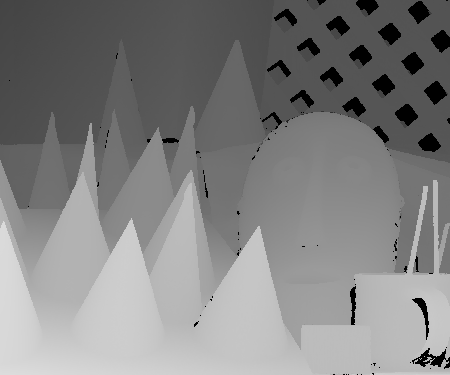
%> input picture modules/TestModule2/+utils/+imrender/+ojw/cones/disp2.pgm, 450 x 375 px
$ octave --eval "result = vrl_improcess(imread('../../TestModule2/+utils/+imrender/+ojw/cones/disp2.pgm'));"   (GNU Octave 9; MATLAB toolbox functions it lacks are replaced by stand-ins)
%> lines starting %> are read from the running program, lines starting %| are printed output that depends on the picture
### modules/TestModule2/vrl_tools/vrl_imsmooth.m
function I_smooth = vrl_imsmooth(I, filt_size, filt_var)
%> called with filt_size = 3, filt_var = 2

%% Function to Perform Gaussian Smoothing of an image
% uses the imfilter command from matlab
% Input Arguments:
% I - The image to be used
% filt_size - Filter Size to be used
% filt_var  - Filter Variance to be used

% Output Arguments:
% I_smooth - Smoothed Output Image

I = double(I);
S = fspecial('gauss', [filt_size filt_size], filt_var);
I_smooth = imfilter(I, S);
return;

### modules/PlanteomeSegmenter/vrl_tools/vrl_imgrad.m
function [Ix Iy grad_mag edge_indicator edge_canny] = vrl_imgrad(I)

%% Function to Perform Gaussian Smoothing Gradient of an Image
% uses the imfilter command from matlab
% Input Arguments:
% I - The image for which gradient is to be computed

% Output Arguments:
% I_x - X component of gradient
% I_y - Y component of gradient
% grad_mag - magnitude of the gradient
% edge_indicator - Edge Indicator for a GAC like function
% edge_canny   - Resulting Canny Edge Map with default thresholds


I = double(I);

% Smoothing the Image
I_smooth = vrl_imsmooth(I, 3, 2);

% Computing Image Gradients
[Ix Iy] = gradient(I_smooth);

% Gradient Magnitude
grad_mag = sqrt(Ix.^2 + Iy.^2);

% Computation of the Edge Indicator
edge_indicator = 1 ./ (1+grad_mag.^2);
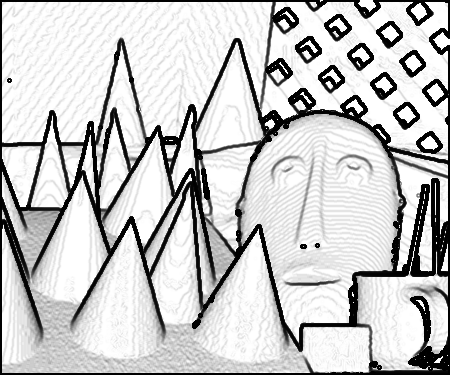
%> edge_indicator: size 375x450 double; min 0.000155, max 1, mean 0.784

% Canny Detector
edge_canny = edge(I_smooth,'canny');
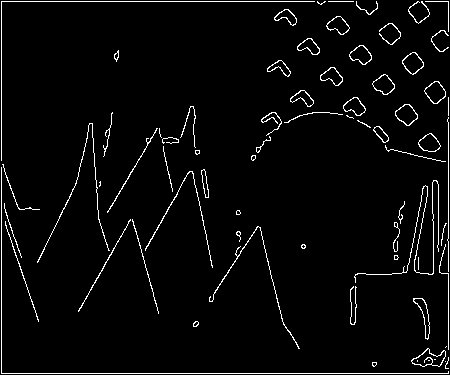
%> edge_canny: size 375x450 logical; 3.5% white in thin lines or dots

### modules/PlanteomeSegmenter/vrl_tools/kovesi_anisodiff.m
% ANISODIFF - Anisotropic diffusion.
%
% Usage:
%  diff = anisodiff(im, niter, kappa, lambda, option)
%
% Arguments:
%         im     - input image
%         niter  - number of iterations.
%         kappa  - conduction coefficient 20-100 ?
%         lambda - max value of .25 for stability
%         option - 1 Perona Malik diffusion equation No 1
%                  2 Perona Malik diffusion equation No 2
%
% Returns:
%         diff   - diffused image.
%
% kappa controls conduction as a function of gradient.  If kappa is low
% small intensity gradients are able to block conduction and hence diffusion
% across step edges.  A large value reduces the influence of intensity
% gradients on conduction.
%
% lambda controls speed of diffusion (you usually want it at a maximum of
% 0.25)
%
% Diffusion equation 1 favours high contrast edges over low contrast ones.
% Diffusion equation 2 favours wide regions over smaller ones.

% Reference:
% P. Perona and J. Malik.
% Scale-space and edge detection using ansotropic diffusion.
% IEEE Transactions on Pattern Analysis and Machine Intelligence,
% 12(7):629-639, July 1990.
%
% Peter Kovesi
% School of Computer Science & Software Engineering
% The University of Western Australia
% pk @ csse uwa edu au
% http://www.csse.uwa.edu.au
%
% June 2000  original version.
% March 2002 corrected diffusion eqn No 2.

function diff = kovesi_anisodiff(im, niter, kappa, lambda, option)
%> called with niter = 10, kappa = 20, lambda = 0.25, option = 1

if ndims(im)==3
  error('Anisodiff only operates on 2D grey-scale images');
end

im = double(im);
[rows,cols] = size(im);
%> rows = 375; cols = 450
diff = im;

for i = 1:niter
%  fprintf('\rIteration %d',i);

  % Construct diffl which is the same as diff but
  % has an extra padding of zeros around it.
  diffl = zeros(rows+2, cols+2);
  diffl(2:rows+1, 2:cols+1) = diff;

  % North, South, East and West differences
  deltaN = diffl(1:rows,2:cols+1)   - diff;
  deltaS = diffl(3:rows+2,2:cols+1) - diff;
  deltaE = diffl(2:rows+1,3:cols+2) - diff;
  deltaW = diffl(2:rows+1,1:cols)   - diff;

  % Conduction

  if option == 1
    cN = exp(-(deltaN/kappa).^2);
    cS = exp(-(deltaS/kappa).^2);
    cE = exp(-(deltaE/kappa).^2);
    cW = exp(-(deltaW/kappa).^2);
  elseif option == 2
    cN = 1./(1 + (deltaN/kappa).^2);
    cS = 1./(1 + (deltaS/kappa).^2);
    cE = 1./(1 + (deltaE/kappa).^2);
    cW = 1./(1 + (deltaW/kappa).^2);
  end

  diff = diff + lambda*(cN.*deltaN + cS.*deltaS + cE.*deltaE + cW.*deltaW);

%  Uncomment the following to see a progression of images
%  subplot(ceil(sqrt(niterations)),ceil(sqrt(niterations)), i)
%  imagesc(diff), colormap(gray), axis image

end
%> this loop made 10 passes
%> pass 1, in kovesi_anisodiff, `deltaW = diffl(2:rows+1,1:cols)   - diff;`:
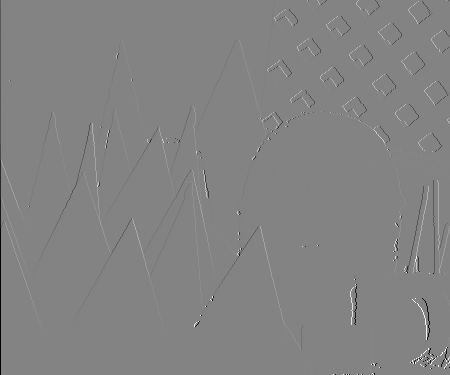
%> deltaW: size 375x450 double; min -220, max 208, mean -0.3; drawn with min black and max white
%> after the loop:
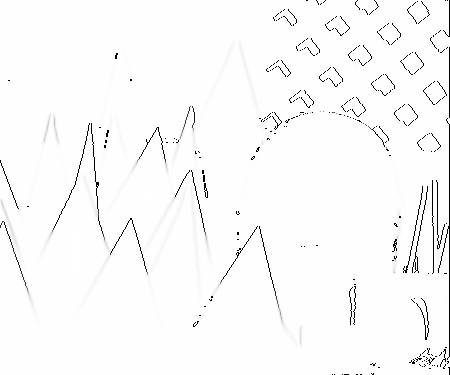
%> cE: size 375x450 double; min 1.37e-44, max 1, mean 0.98
%> after the loop:
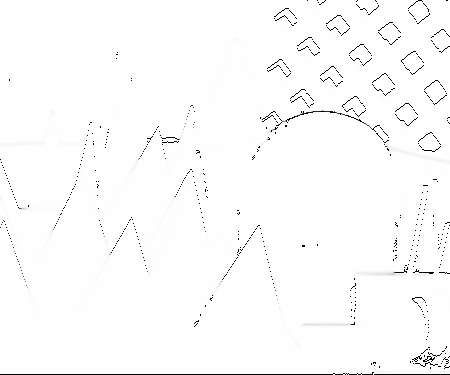
%> cS: size 375x450 double; min 3.79e-53, max 1, mean 0.986
%> after the loop:
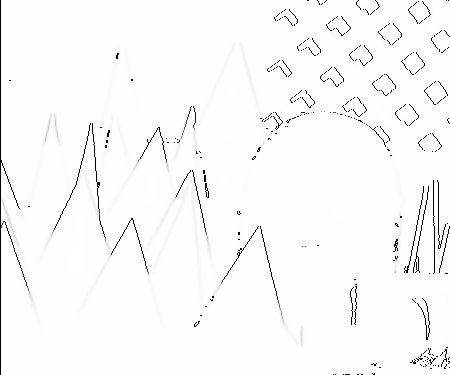
%> cW: size 375x450 double; min 3.79e-53, max 1, mean 0.98
%> after the loop:
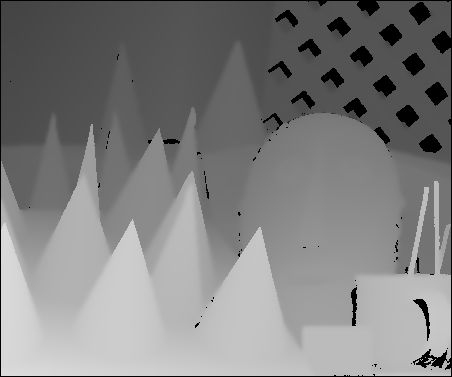
%> diffl: size 377x452 double; min 0, max 219.7, mean 128.6
%fprintf('\n');

### modules/PlanteomeSegmenter/vrl_tools/vrl_improcess.m
function op = vrl_improcess(I, varargin)

%% Function to Perform Gaussian Smoothing Gradient of an Image
% uses the imfilter command from matlab
% Input Arguments:
% I - The image for which gradient is to be computed
%   varargin{1}(1) - Number of iterations ()
%   varargin{1}(2) - Conduction Coefficient (20-100)
%   varargin{1}(3) - lambda max value of .25 for stability
% Output Arguments:
% I_x - X component of gradient
% I_y - Y component of gradient
% E   - Resulting Canny Edge Map with default thresholds


op.I = double(I);

[op.Ix op.Iy op.grad_mag op.edge_indicator op.edge_canny] = vrl_imgrad(op.I);

if(nargin>1)
    try
    op.diffuse = kovesi_anisodiff(op.I, varargin{1}(1), varargin{1}(2), varargin{1}(3), 1);
    catch me
        display('Error in Diffusion Parameters ... not computing diffusion');
    end
else
    op.diffuse = kovesi_anisodiff(op.I, 10, 20, .25, 1);
end
